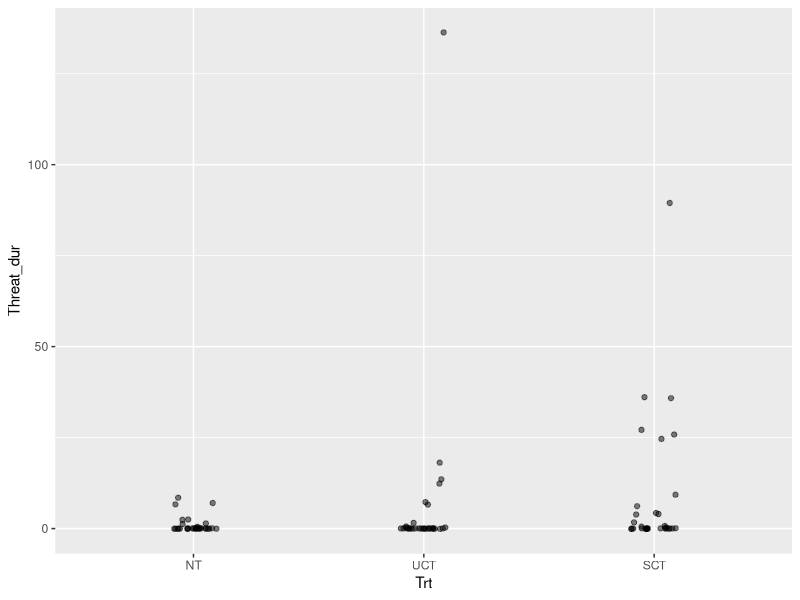
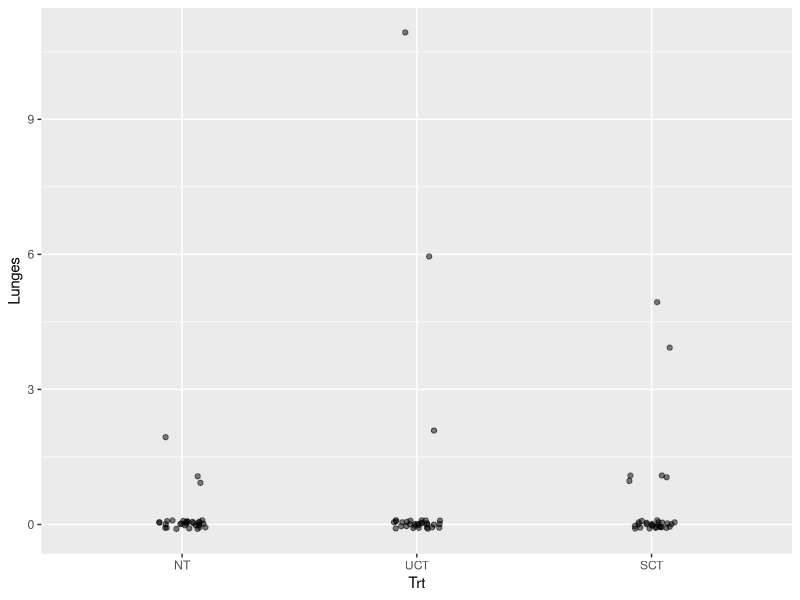

Generate these figures, in order, with R: (Note: this script raises an error after producing the figures.)
# for versions of emmeans newer than version 1.8.0 all ggplot lines calling:
#'geom_errorbar(aes(ymin=lower.CL, ymax=upper.CL), width=.1)'
# must be changed to: 
#'geom_errorbar(aes(ymin=asymp.LCL, ymax=asymp.UCL), width=.1)'
#'

angry_flies <- read.csv("../data/MM_aggression_FINAL.csv")

library(glmmTMB)
library(ggplot2)
library(ggridges)
library(emmeans)
library(cowplot)

angry_flies$Trt <- gsub("B", "NT", angry_flies$Trt)
angry_flies$Trt <- gsub("V", "UCT", angry_flies$Trt)
angry_flies$Trt <- gsub("F", "SCT", angry_flies$Trt)

angry_flies$SessionDate <- with(angry_flies, interaction(Day, Session, drop = TRUE))
angry_flies$Trt <- factor(angry_flies$Trt, levels = c("NT", "UCT", "SCT"))

str(angry_flies)

ggplot(angry_flies, aes(x = Trt, y = Threat_dur)) +
  geom_jitter(height = 0.1, width = 0.1, alpha = 0.5)



ggplot(angry_flies, aes(x = Trt, y = Lunges)) +
  geom_jitter(height = 0.1, width = 0.1, alpha = 0.5)


# threat duration seconds per minute
mod1_Duration <- glmmTMB(Threat_SM ~  Observer + Trt  +
                            (1 | Trt:Lineage) + (1| SessionDate) + (1| Cam), 
                    family = tweedie(link = "log"),
                    data = angry_flies)

summary(mod1_Duration)

family_params(mod1_Duration)
car::Anova(mod1_Duration)

emmeans_Duration <- emmeans(mod1_Duration, ~ Trt, type = "response")
emmeans_Duration_df <- as.data.frame(emmeans_Duration)



# Duration figure
ggplot(emmeans_Duration_df, aes(y = response, x = Trt)) +
  geom_errorbar(aes(ymin=lower.CL, ymax=upper.CL), width=.1) +
  ylab("Threat duration (s/m)") +
  xlab("Treatment") +
  ylim(c(-0.05, 9.5)) +
  theme_classic() +
  geom_jitter(data = angry_flies, aes(x = Trt, y = Threat_SM), 
              width = 0.1, height = 0.1, alpha = 0.5, size = 1, color = "grey") +
  geom_point()


# Please note in the manuscript that for this figure we cut it off at 4, which does not plot two of the observational values. Also there is slight jitter added to make the observations clearer against the fitted model estimates.
plot(emmeans_Duration) +
  ylab("Treatment group") +
  xlab("Threat duration (s/m)") +
  xlim(c(-0.05, 4)) +
  geom_jitter(data = angry_flies, aes(y = Trt, x = Threat_SM), 
              height = 0.25, width = 0.025, alpha = 0.15, size = 3, color = "red") +
  theme_bw()

# good plot
plot1 <- ggplot(as.data.frame(as.data.frame(emmeans_Duration)), aes(x=response, y = Trt)) +
  theme_classic() +
  geom_linerange(aes(xmin=lower.CL,xmax=upper.CL), position = position_dodge(width = 0.90)) +
  geom_point(position = position_dodge(width = 0.90)) +
  geom_jitter(data = angry_flies, aes(y = Trt, x = Threat_SM), 
              height = 0.1, width = 0.025, alpha = 0.15, size = 1, color = "red") +
  xlab("Threat duration (s/m)") +
  ylab("Treatment") +
  xlim(c(-0.05, 4)) +
  theme(legend.position = "none") +
  scale_colour_grey(start = 0,end = 0.75,aesthetics = "colour")


## Double checking the way we handle zeroes for threat duration does not alter results substantially.
mod1_Duration_ziGamma <- glmmTMB(Threat_SM ~  Observer + Trt  +
                                   (1 | Trt:Lineage) + (1| SessionDate) + (1| Cam),
                                 ziformula = ~1 + Trt,
                                 family = ziGamma(link = "log"),
                                 data = angry_flies)

summary(mod1_Duration_ziGamma)

plot(emmeans(mod1_Duration_ziGamma, ~ Trt, type = "response"))

## Qualitatively similar results to the Tweedie. As expected contrasts are smaller because of how it is handling zeroes, but the same general trend.



## lunges

# We initially fit this as a negative binomial with zi, but had convergence issues. We diagnosed this (diagnose(model) and the large-ish values of the dispersion parameter suggested we should use a poisson with zi instead.)


mod1_Lunges_simple <- glmmTMB(Lunges ~  Observer + Trt  +
                         (1 | Trt:Lineage) + (1| SessionDate) + (1| Cam),
                       family = poisson(link = "log"),
                       ziformula = ~1,
                       data = angry_flies)

diagnose(mod1_Lunges_simple)
summary(mod1_Lunges_simple)
car::Anova(mod1_Lunges_simple)



lunges_emmeans <- emmeans(mod1_Lunges_simple, ~ Trt, type = "response")
lunges_emmeans_df <- as.data.frame(lunges_emmeans)


ggplot(lunges_emmeans_df, aes(y = rate, x = Trt)) +
  geom_errorbar(aes(ymin=lower.CL, ymax=upper.CL), width=.1) +
  ylab("Count of lunges in 15 minutes") +
  xlab("Treatment") +
  theme_classic() +
  geom_jitter(data = angry_flies, aes(x = Trt, y = Lunges), 
              width = 0.1, height = 0.1, alpha = 0.5, size = 1, color = "grey") +
  geom_point()



plot(lunges_emmeans) +
  ylab("treatment group") +
  xlab("number of lunges (in 15 min)") +
  geom_jitter(data = angry_flies, aes(y = Trt, x = Lunges), 
              height = 0.25, width = 0.025, alpha = 0.15, size = 3, color = "red") +
  theme_bw()

# good plot

plot2 <- ggplot(as.data.frame(as.data.frame(lunges_emmeans)), aes(x=rate, y = Trt)) +
  theme_classic() +
  geom_linerange(aes(xmin=lower.CL,xmax=upper.CL), position = position_dodge(width = 0.90)) +
  geom_point(position = position_dodge(width = 0.90)) +
  geom_jitter(data = angry_flies, aes(y = Trt, x = Threat_SM), 
              height = 0.1, width = 0.025, alpha = 0.15, size = 1, color = "red") +
  xlab("Number of lunges (in 15 min)") +
  ylab("Treatment") +
  theme(legend.position = "none") +
  scale_colour_grey(start = 0,end = 0.75,aesthetics = "colour")

plot_grid(plot1,plot2,labels = c('A','B'), ncol = 1)
